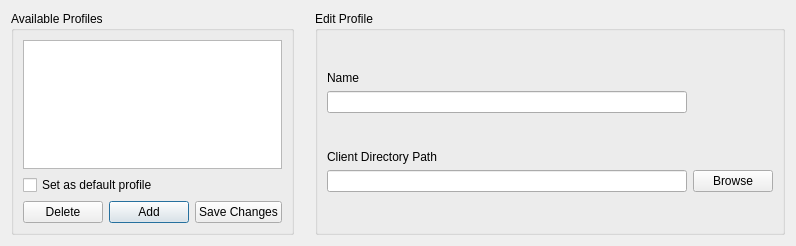
<?xml version="1.0" encoding="UTF-8"?>
<ui version="4.0">
 <class>Dlg_ProfileClient_Options</class>
 <widget class="QDialog" name="Dlg_ProfileClient_Options">
  <property name="geometry">
   <rect>
    <x>0</x>
    <y>0</y>
    <width>796</width>
    <height>246</height>
   </rect>
  </property>
  <property name="windowTitle">
   <string>Client Profile Options</string>
  </property>
  <layout class="QHBoxLayout" name="horizontalLayout">
   <item>
    <widget class="QGroupBox" name="groupBox_avail">
     <property name="sizePolicy">
      <sizepolicy hsizetype="Preferred" vsizetype="Preferred">
       <horstretch>1</horstretch>
       <verstretch>0</verstretch>
      </sizepolicy>
     </property>
     <property name="title">
      <string>Available Profiles</string>
     </property>
     <property name="checkable">
      <bool>false</bool>
     </property>
     <layout class="QGridLayout" name="gridLayout_4">
      <property name="sizeConstraint">
       <enum>QLayout::SetDefaultConstraint</enum>
      </property>
      <item row="0" column="0">
       <layout class="QGridLayout" name="gridLayout" columnstretch="0,0,0">
        <item row="0" column="0" colspan="3">
         <widget class="QListView" name="listView_profiles"/>
        </item>
        <item row="2" column="1">
         <widget class="QPushButton" name="pushButton_profileAdd">
          <property name="sizePolicy">
           <sizepolicy hsizetype="Maximum" vsizetype="Fixed">
            <horstretch>0</horstretch>
            <verstretch>0</verstretch>
           </sizepolicy>
          </property>
          <property name="focusPolicy">
           <enum>Qt::StrongFocus</enum>
          </property>
          <property name="text">
           <string>Add</string>
          </property>
         </widget>
        </item>
        <item row="2" column="0">
         <widget class="QPushButton" name="pushButton_profileDelete">
          <property name="sizePolicy">
           <sizepolicy hsizetype="Maximum" vsizetype="Fixed">
            <horstretch>0</horstretch>
            <verstretch>0</verstretch>
           </sizepolicy>
          </property>
          <property name="focusPolicy">
           <enum>Qt::StrongFocus</enum>
          </property>
          <property name="text">
           <string>Delete</string>
          </property>
         </widget>
        </item>
        <item row="2" column="2">
         <widget class="QPushButton" name="pushButton_profileSave">
          <property name="sizePolicy">
           <sizepolicy hsizetype="Maximum" vsizetype="Fixed">
            <horstretch>0</horstretch>
            <verstretch>0</verstretch>
           </sizepolicy>
          </property>
          <property name="focusPolicy">
           <enum>Qt::StrongFocus</enum>
          </property>
          <property name="text">
           <string>Save Changes</string>
          </property>
         </widget>
        </item>
        <item row="1" column="0" colspan="2">
         <widget class="QCheckBox" name="checkBox_setDefaultProfile">
          <property name="text">
           <string>Set as default profile</string>
          </property>
         </widget>
        </item>
       </layout>
      </item>
     </layout>
    </widget>
   </item>
   <item>
    <spacer name="horizontalSpacer">
     <property name="orientation">
      <enum>Qt::Horizontal</enum>
     </property>
     <property name="sizeType">
      <enum>QSizePolicy::Fixed</enum>
     </property>
     <property name="sizeHint" stdset="0">
      <size>
       <width>15</width>
       <height>20</height>
      </size>
     </property>
    </spacer>
   </item>
   <item>
    <widget class="QGroupBox" name="groupBox_edit">
     <property name="sizePolicy">
      <sizepolicy hsizetype="Preferred" vsizetype="Preferred">
       <horstretch>2</horstretch>
       <verstretch>0</verstretch>
      </sizepolicy>
     </property>
     <property name="title">
      <string>Edit Profile</string>
     </property>
     <layout class="QGridLayout" name="gridLayout_5">
      <item row="1" column="0">
       <layout class="QGridLayout" name="gridLayout_6" columnstretch="0,0,0">
        <item row="0" column="1">
         <spacer name="verticalSpacer">
          <property name="orientation">
           <enum>Qt::Vertical</enum>
          </property>
          <property name="sizeHint" stdset="0">
           <size>
            <width>20</width>
            <height>40</height>
           </size>
          </property>
         </spacer>
        </item>
        <item row="10" column="1">
         <spacer name="verticalSpacer_2">
          <property name="orientation">
           <enum>Qt::Vertical</enum>
          </property>
          <property name="sizeHint" stdset="0">
           <size>
            <width>20</width>
            <height>40</height>
           </size>
          </property>
         </spacer>
        </item>
        <item row="1" column="0">
         <widget class="QLabel" name="label_editName">
          <property name="text">
           <string>Name</string>
          </property>
         </widget>
        </item>
        <item row="9" column="2">
         <widget class="QPushButton" name="pushButton_pathBrowse">
          <property name="sizePolicy">
           <sizepolicy hsizetype="Maximum" vsizetype="Fixed">
            <horstretch>0</horstretch>
            <verstretch>0</verstretch>
           </sizepolicy>
          </property>
          <property name="focusPolicy">
           <enum>Qt::StrongFocus</enum>
          </property>
          <property name="text">
           <string>Browse</string>
          </property>
          <property name="checkable">
           <bool>false</bool>
          </property>
         </widget>
        </item>
        <item row="9" column="0" colspan="2">
         <widget class="QLineEdit" name="lineEdit_editPath"/>
        </item>
        <item row="2" column="0" colspan="2">
         <widget class="QLineEdit" name="lineEdit_editName"/>
        </item>
        <item row="3" column="1">
         <spacer name="verticalSpacer_3">
          <property name="orientation">
           <enum>Qt::Vertical</enum>
          </property>
          <property name="sizeHint" stdset="0">
           <size>
            <width>20</width>
            <height>40</height>
           </size>
          </property>
         </spacer>
        </item>
        <item row="4" column="0" rowspan="5" colspan="3">
         <widget class="QLabel" name="label_editPath">
          <property name="text">
           <string>Client Directory Path</string>
          </property>
         </widget>
        </item>
       </layout>
      </item>
     </layout>
    </widget>
   </item>
  </layout>
 </widget>
 <resources/>
 <connections/>
</ui>
